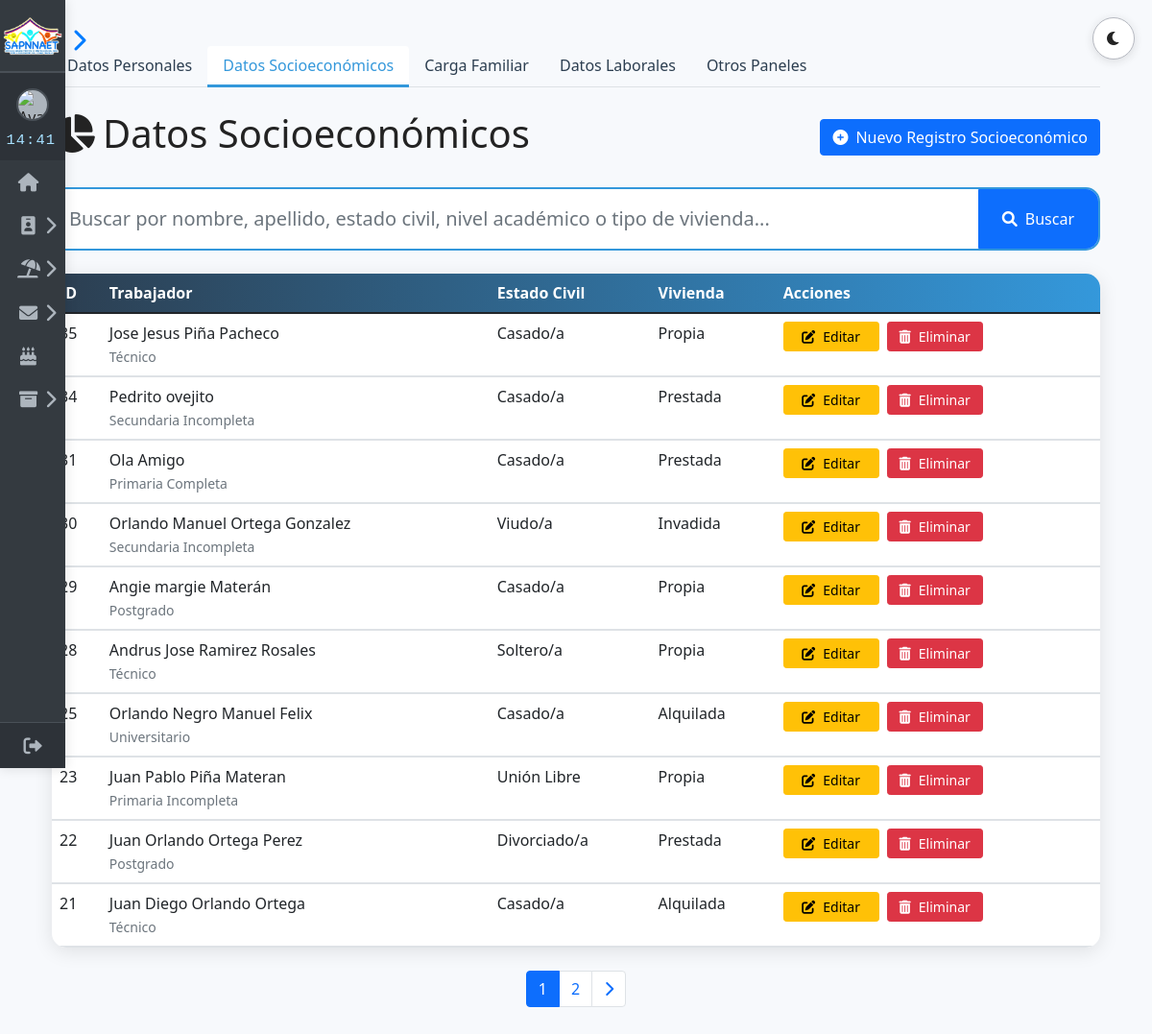
/inicio/gestion/gestion_socioeconomicos.php, run on an earlier commit of the app's database.
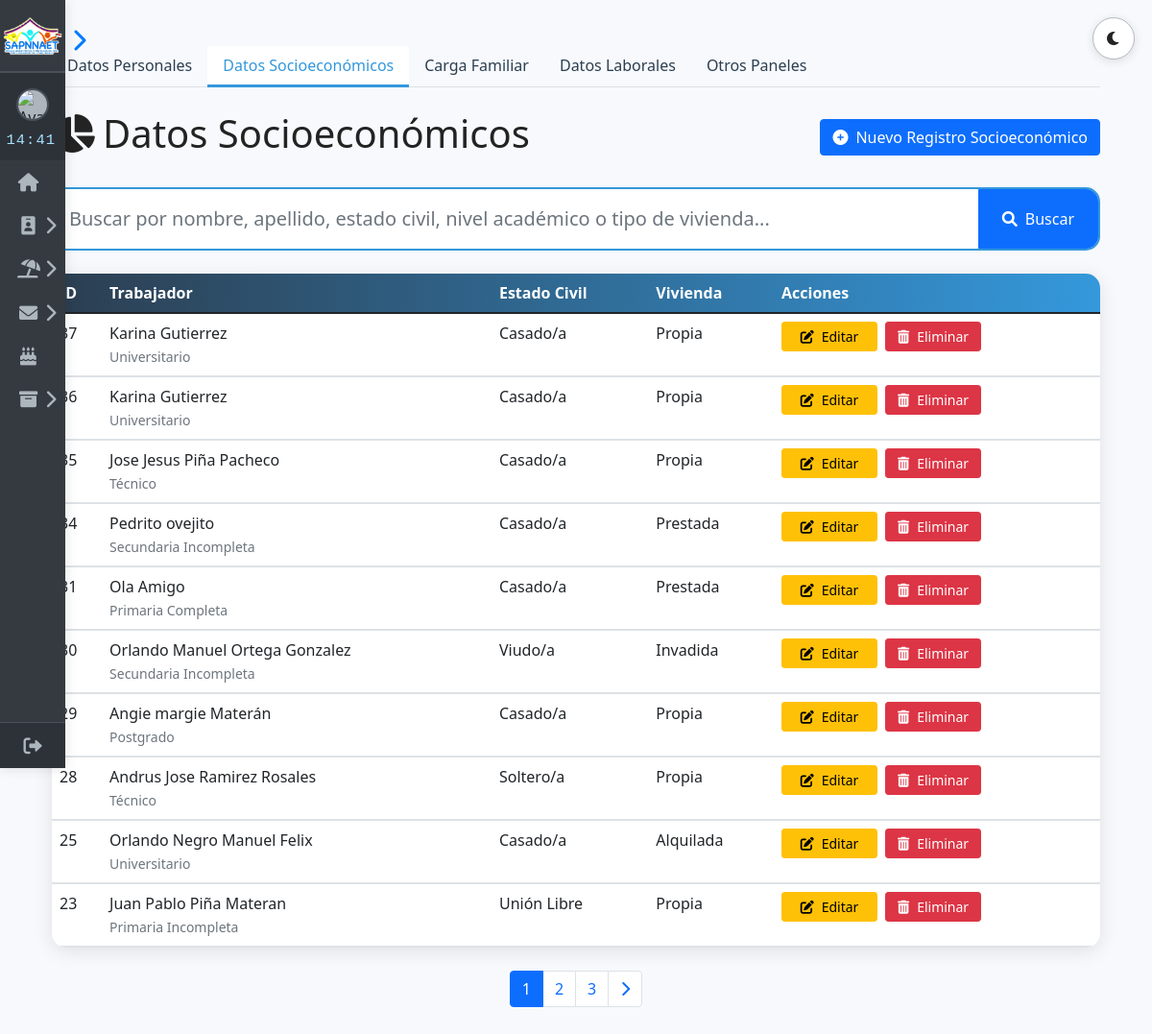
And on a later commit of the database.
### tables this page shows
CREATE TABLE `datos_socioeconomicos` (
  `id_socioeconomico` int NOT NULL AUTO_INCREMENT,
  `id_pers` int NOT NULL,
  `estado_civil` enum('Soltero/a','Casado/a','Divorciado/a','Viudo/a','Unión Libre') NOT NULL,
  `nivel_academico` varchar(255) NOT NULL DEFAULT 'Ninguno',
  `mencion` varchar(255) DEFAULT NULL,
  `tipo_vivienda` enum('Propia','Alquilada','Prestada','Invadida','Otro') NOT NULL DEFAULT 'Propia',
  `servicios_agua` enum('Sí','No') NOT NULL DEFAULT 'No',
  `servicios_electricidad` enum('Sí','No') NOT NULL DEFAULT 'No',
  `servicios_internet` enum('Sí','No') NOT NULL DEFAULT 'No',
  `servicios_gas` enum('Sí','No') NOT NULL DEFAULT 'No',
  `tecnologia_computadora` enum('Sí','No') NOT NULL DEFAULT 'No',
  `tecnologia_smartphone` enum('Sí','No') NOT NULL DEFAULT 'No',
  `tecnologia_tablet` enum('Sí','No') NOT NULL DEFAULT 'No',
  `carnet_patria` enum('Sí','No') NOT NULL DEFAULT 'No',
  `codigo_patria` varchar(50) DEFAULT NULL,
  `serial_patria` varchar(50) DEFAULT NULL,
  `carnet_psuv` enum('Sí','No') NOT NULL DEFAULT 'No',
  `codigo_psuv` varchar(50) DEFAULT NULL,
  `serial_psuv` varchar(50) DEFAULT NULL,
  `instituciones_academicas` varchar(255) DEFAULT NULL,
  `fecha_actualizacion` timestamp NULL DEFAULT CURRENT_TIMESTAMP ON UPDATE CURRENT_TIMESTAMP,
  PRIMARY KEY (`id_socioeconomico`),
  KEY `id_pers` (`id_pers`),
  CONSTRAINT `datos_socioeconomicos_ibfk_1` FOREIGN KEY (`id_pers`) REFERENCES `datos_personales` (`id_pers`) ON DELETE CASCADE
);

CREATE TABLE `datos_personales` (
  `id_pers` int NOT NULL AUTO_INCREMENT,
  `nombres` varchar(100) NOT NULL,
  `apellidos` varchar(100) NOT NULL,
  `cedula_identidad` varchar(20) DEFAULT NULL,
  `pasaporte` varchar(20) DEFAULT NULL,
  `rif` varchar(20) DEFAULT NULL,
  `genero` enum('Masculino','Femenino','No binario','Prefiero no decir','Otro') NOT NULL,
  `fecha_nacimiento` date DEFAULT NULL,
  `nacionalidad` varchar(50) DEFAULT NULL,
  `correo_electronico` varchar(100) DEFAULT NULL,
  `telefono_contacto` varchar(20) DEFAULT NULL,
  `telefono_contacto_secundario` varchar(20) DEFAULT NULL,
  `nombre_contacto_emergencia` varchar(100) DEFAULT NULL,
  `apellido_contacto_emergencia` varchar(100) DEFAULT NULL,
  `telefono_contacto_emergencia` varchar(20) DEFAULT NULL,
  `tiene_discapacidad` varchar(50) DEFAULT NULL,
  `tiene_licencia_conducir` varchar(30) DEFAULT NULL,
  `numero_seguro_social` varchar(30) DEFAULT NULL,
  `fecha_registro` timestamp NULL DEFAULT CURRENT_TIMESTAMP,
  `fecha_actualizacion` timestamp NULL DEFAULT CURRENT_TIMESTAMP ON UPDATE CURRENT_TIMESTAMP,
  `direccion` varchar(100) NOT NULL,
  `detalle_discapacidad` varchar(255) DEFAULT 'No',
  `detalle_licencia` varchar(255) DEFAULT 'No',
  PRIMARY KEY (`id_pers`),
  UNIQUE KEY `cedula_identidad` (`cedula_identidad`),
  UNIQUE KEY `correo_electronico` (`correo_electronico`)
);

### inicio/gestion/gestion_socioeconomicos.php (the view, shortened to what the changed rows need)
<?php
require 'conexion/conexion_db.php';
$searchTerm = '';
$searchCondition = '';
$params = [];
$registros_por_pagina = 10;
$pagina_actual = isset($_GET['pagina']) ? max(1, (int)$_GET['pagina']) : 1;
$offset = ($pagina_actual - 1) * $registros_por_pagina;
$sql_total = "
    SELECT COUNT(*) AS total
    FROM datos_socioeconomicos s
    INNER JOIN datos_personales p ON s.id_pers = p.id_pers
    $searchCondition
";
$stmt_total = $conexion->prepare($sql_total);
$stmt_total->execute();
$result_total = $stmt_total->get_result();
$total_registros = $result_total->fetch_assoc()['total'];
$total_paginas = ceil($total_registros / $registros_por_pagina);
$sql = "
    SELECT s.*, p.nombres, p.apellidos
    FROM datos_socioeconomicos s
    INNER JOIN datos_personales p ON s.id_pers = p.id_pers
    $searchCondition
    ORDER BY s.id_socioeconomico DESC
    LIMIT ? OFFSET ?
";
$stmt = $conexion->prepare($sql);
if (!empty($params)) {
    $types = str_repeat('s', count($params)) . 'ii';
    $params_pag = array_merge($params, [$registros_por_pagina, $offset]);
    $stmt->bind_param($types, ...$params_pag);
} else {
    $stmt->bind_param("ii", $registros_por_pagina, $offset);
}
$stmt->execute();
$resultado = $stmt->get_result();
$registros = $resultado->fetch_all(MYSQLI_ASSOC);
require $_SERVER['DOCUMENT_ROOT']."/proyecto/inicio/sidebar.php";
?>
<!DOCTYPE html>
<html lang="es" data-theme="light">
<head>
    <link href="https://cdn.jsdelivr.net/npm/bootstrap@5.1.3/dist/css/bootstrap.min.css" rel="stylesheet">
    <link rel="stylesheet" href="https://cdnjs.cloudflare.com/ajax/libs/font-awesome/6.0.0/css/all.min.css">
</head>
<body>
    <div class="container py-5">
        <div class="d-flex justify-content-between align-items-center mb-4">
            <h1><i class="fas fa-chart-pie me-2"></i>Datos Socioeconómicos</h1>
        </div>
        <?php if (!empty($registros)): ?>
            <div class="data-table">
                <table class="table table-hover mb-0">
                    <thead>
                        <tr>
                            <th>ID</th>
                            <th>Trabajador</th>
                            <th>Estado Civil</th>
                            <th>Vivienda</th>
                            <th>Acciones</th>
                        </tr>
                    </thead>
                    <tbody>
                        <?php foreach($registros as $registro): ?>
                        <tr data-bs-toggle="collapse" href="#detalle-<?= htmlspecialchars($registro['id_socioeconomico']) ?>" role="button">
                            <td><?= htmlspecialchars($registro['id_socioeconomico']) ?></td>
                            <td>
                                <?= htmlspecialchars("{$registro['nombres']} {$registro['apellidos']}") ?><br>
                                <small class="text-muted"><?= htmlspecialchars($registro['nivel_academico'] ?? 'N/A') ?></small>
                            </td>
                            <td><?= htmlspecialchars($registro['estado_civil']) ?></td>
                            <td><?= htmlspecialchars($registro['tipo_vivienda']) ?></td>
                            <td>
                                <div class="d-flex gap-2">
                                    <a href="edit/editdatos_socioeco.php?id=<?= htmlspecialchars($registro['id_socioeconomico']) ?>"
                                       class="btn btn-sm btn-warning action-btn">
                                        <i class="fas fa-edit me-2"></i>Editar
                                    </a>
                                    <form method="POST" class="d-inline">
                                        <button type="submit" name="eliminar_registro"
                                                class="btn btn-sm btn-danger action-btn"
                                                onclick="return confirm('¿Eliminar permanentemente este registro?')">
                                            <i class="fas fa-trash-alt me-2"></i>Eliminar
                                        </button>
                                    </form>
                                </div>
                            </td>
                        </tr>
                        <tr class="detail-row">
                            <td colspan="6" class="detail-cell">
                            </td>
                        </tr>
                        <?php endforeach; ?>
                    </tbody>
                </table>
            </div>
            <nav aria-label="Navegación de páginas" class="mt-4">
                <ul class="pagination justify-content-center">
                    <?php
                    $pagina_inicio = max(1, $pagina_actual - 2);
                    $pagina_fin = min($total_paginas, $pagina_actual + 2);
                    for ($i = $pagina_inicio; $i <= $pagina_fin; $i++):
                    ?>
                        <li class="page-item <?= $i == $pagina_actual ? 'active' : '' ?>">
                            <a class="page-link"
                               href="gestion_socioeconomicos.php?pagina=<?= $i ?><?= !empty($searchTerm) ? '&q='.urlencode($searchTerm) : '' ?>">
                                <?= $i ?>
                            </a>
                        </li>
                    <?php endfor; ?>
                </ul>
            </nav>
        <?php endif; ?>
    </div>
</body>
</html>

What changed in the data, as far as the page shows it:
no longer on this page (row unchanged): datos_socioeconomicos: id_socioeconomico "22", id_pers.apellidos "Juan Orlando Ortega Perez", nivel_academico "Postgrado", estado_civil "Divorciado/a", tipo_vivienda "Prestada"
no longer on this page (row unchanged): datos_socioeconomicos: id_socioeconomico "21", id_pers.apellidos "Juan Diego Orlando Ortega", nivel_academico "Técnico", estado_civil "Casado/a", tipo_vivienda "Alquilada"
added datos_socioeconomicos: id_socioeconomico "37", id_pers.apellidos "Karina Gutierrez", nivel_academico "Universitario", estado_civil "Casado/a", tipo_vivienda "Propia"
added datos_socioeconomicos: id_socioeconomico "36", id_pers.apellidos "Karina Gutierrez", nivel_academico "Universitario", estado_civil "Casado/a", tipo_vivienda "Propia"
Also different on the page:
new list line: "3"
